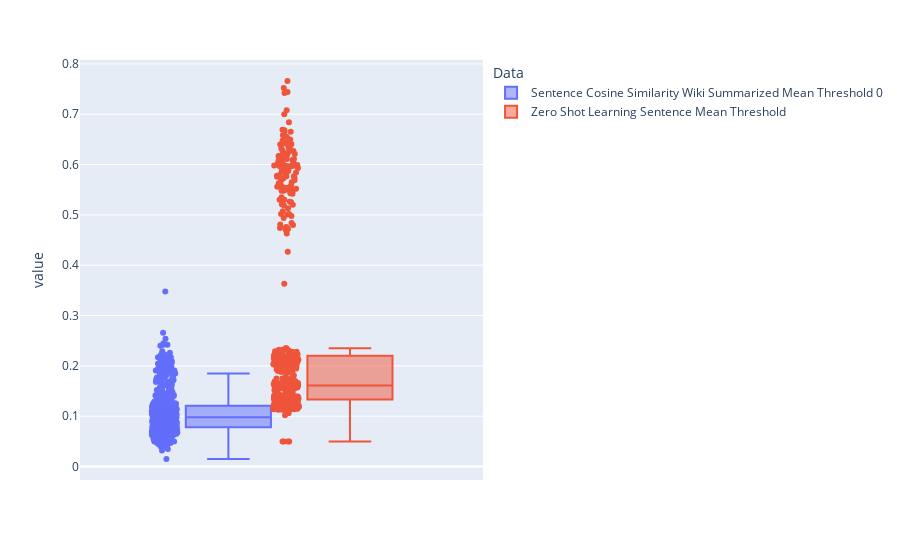

Notebook cell for this chart:
### Markdown cell above
### 5.1.4	Sentence-BERT Similarität satzweise vs. Zero-Shot Learning Satzweise

### Code cell
result_normal_prep = result_normal[["Sentence Cosine Similarity Wiki Summarized Mean Threshold 0", "Zero Shot Learning Sentence Mean Threshold"]]
result_prep_melt = result_normal_prep.melt(var_name="Data")
fig = px.box(result_prep_melt, y="value", points="all", color = "Data")
fig.show()

### Figure 1 — Plotly figure (JSON) as saved in the notebook; plotly's stock layout.template omitted (floating-point values rounded to 4 significant figures; data arrays with more than 128 entries replaced by an {"elided": "..."} marker saying what was removed)
{"data": [{"alignmentgroup": "True", "boxpoints": "all", "hovertemplate": "Data=Sentence Cosine Similarity Wiki Summarized Mean Threshold 0<br>value=%{y}<extra></extra>", "legendgroup": "Sentence Cosine Similarity Wiki Summarized Mean Threshold 0", "marker": {"color": "#636efa"}, "name": "Sentence Cosine Similarity Wiki Summarized Mean Threshold 0", "notched": false, "offsetgroup": "Sentence Cosine Similarity Wiki Summarized Mean Threshold 0", "orientation": "v", "showlegend": true, "type": "box", "x0": " ", "xaxis": "x", "y": {"elided": "545 float values"}, "y0": " ", "yaxis": "y"}, {"alignmentgroup": "True", "boxpoints": "all", "hovertemplate": "Data=Zero Shot Learning Sentence Mean Threshold<br>value=%{y}<extra></extra>", "legendgroup": "Zero Shot Learning Sentence Mean Threshold", "marker": {"color": "#EF553B"}, "name": "Zero Shot Learning Sentence Mean Threshold", "notched": false, "offsetgroup": "Zero Shot Learning Sentence Mean Threshold", "orientation": "v", "showlegend": true, "type": "box", "x0": " ", "xaxis": "x", "y": {"elided": "545 float values"}, "y0": " ", "yaxis": "y"}], "layout": {"boxmode": "group", "legend": {"title": {"text": "Data"}, "tracegroupgap": 0}, "margin": {"t": 60}, "xaxis": {"anchor": "y", "domain": [0, 1]}, "yaxis": {"anchor": "x", "domain": [0, 1], "title": {"text": "value"}}}}
